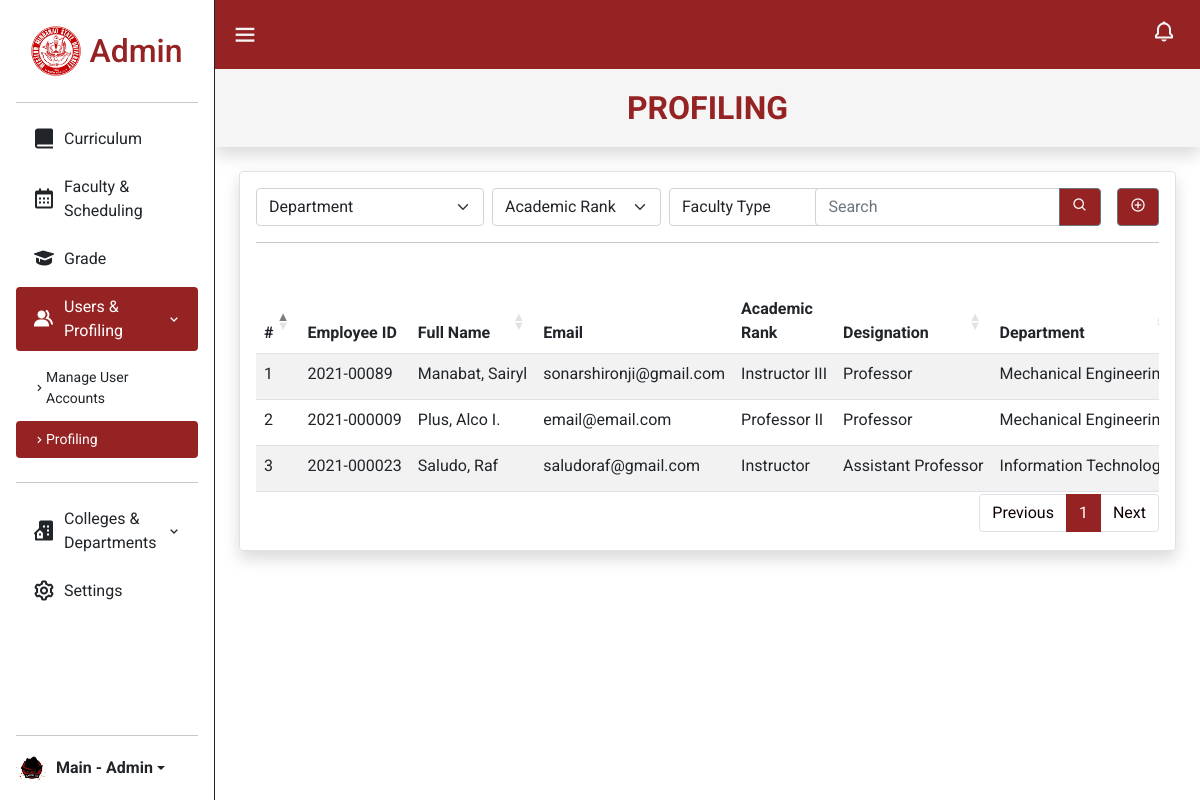
Before: /admin/profiling.php (signed in) with the older database file.
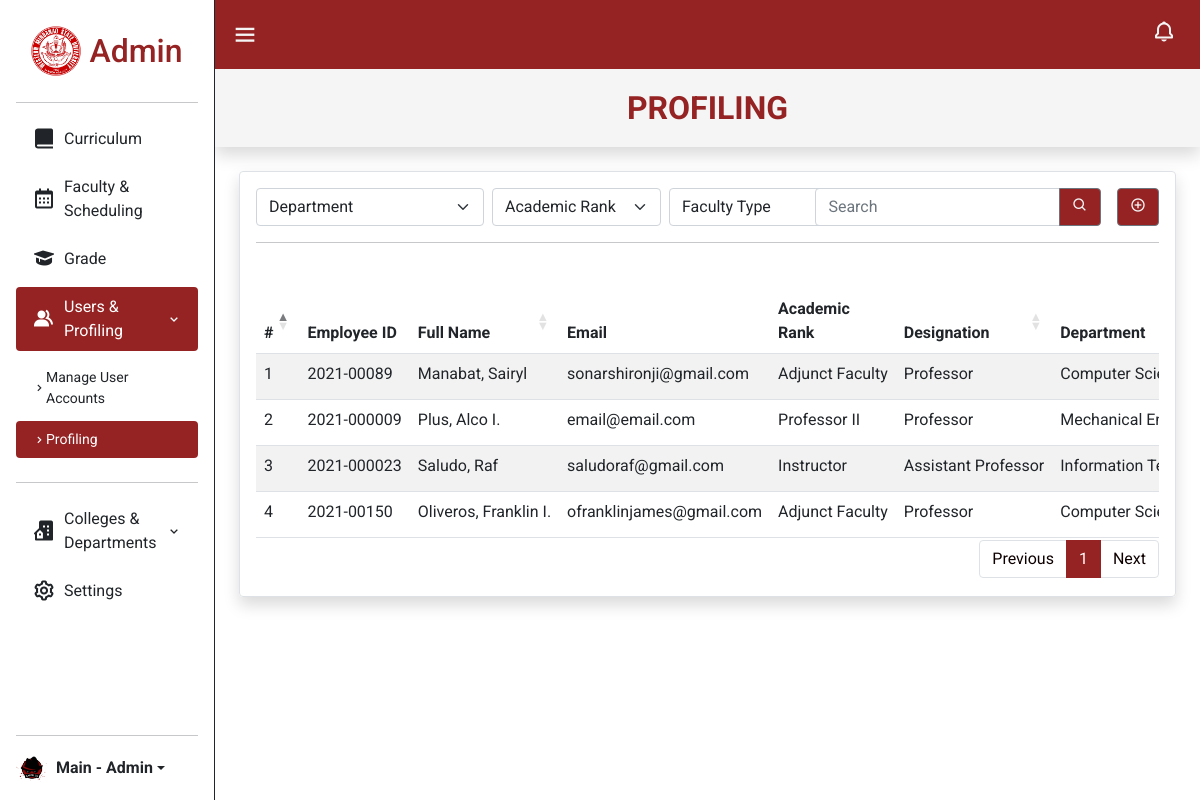
After: the same page with the newer database file.
### tables this page shows
CREATE TABLE `profiling_table` (
  `profiling_id` int(11) NOT NULL,
  `emp_id` text NOT NULL,
  `f_name` varchar(50) NOT NULL,
  `l_name` varchar(50) NOT NULL,
  `m_name` varchar(50) NOT NULL,
  `email` varchar(100) NOT NULL,
  `start_service` varchar(50) NOT NULL,
  `end_service` varchar(50) DEFAULT NULL,
  `acad_type` varchar(100) NOT NULL,
  `faculty_type` varchar(100) NOT NULL,
  `designation` varchar(100) NOT NULL,
  `department_id` int(100) NOT NULL,
  `is_created` timestamp NOT NULL DEFAULT current_timestamp(),
  `is_updated` timestamp NOT NULL DEFAULT current_timestamp() ON UPDATE current_timestamp()
);

CREATE TABLE `college_department_table` (
  `department_id` int(11) NOT NULL,
  `department_name` varchar(255) NOT NULL
);

### classes/profiling.class.php (called while the page is built, shortened)
<?php
require_once 'database.php';
class Profiling
{
  protected $db;
  function __construct()
  {
    $this->db = new Database();
  }
  function show($department_id)
  {
    if (!empty($department_id)) {
      $sql = "SELECT p.*, d.department_name FROM profiling_table p
              JOIN college_department_table d ON p.department_id = d.department_id
              WHERE p.department_id = :department_id
              ORDER BY p.profiling_id ASC;";
      $query = $this->db->connect()->prepare($sql);
      $query->bindParam(':department_id', $department_id);
    } else {
      $sql = "SELECT p.*, d.department_name FROM profiling_table p
              JOIN college_department_table d ON p.department_id = d.department_id
              ORDER BY p.profiling_id ASC;";
      $query = $this->db->connect()->prepare($sql);
    }
    $data = null;
    if ($query->execute()) {
      $data = $query->fetchAll();
    }
    return $data;
  }
}
?>

### classes/database.php (called while the page is built)
<?php
class Database {
  private $host = 'localhost';
  private $username = 'root';
  private $password = '';
  private $database = 'auto_gsdb';
  protected $connection;
  function connect() {
    try {
      $this->connection = new PDO("mysql:host=$this->host;dbname=$this->database", $this->username, $this->password);
    }
    catch(PDOException $e) {
      echo "Connection Error!" . $e->getMessage();
    }
    return $this->connection;
  }
}
?>

### admin/profiling.php (the view, shortened to what this page needs)
<!DOCTYPE html>
<html lang="en">
<?php
$userfaculty_page = 'active';
include '../includes/admin_head.php';
?>
<body>
  <div class="home">
    <div class="side">
      <?php
      require_once('../includes/admin_sidepanel.php')
        ?>
    </div>
    <main>
      <div class="header">
        <?php
        require_once('../includes/admin_header.php')
          ?>
      </div>
      <div class="flex-md-nowrap p-1 title_page shadow" style="background-color: whitesmoke;">
        <div class="d-flex align-items-center">
          <div class="container-fluid d-flex justify-content-center">
            <span class="fs-2 fw-bold h1 m-0 brand-color">PROFILING</span>
          </div>
        </div>
      </div>
      <div class="m-4">
        <div class="content container-fluid mw-100 border rounded shadow p-3">
          <div class="search-keyword col-12 flex-lg-grow-0 d-flex justify-content-between">
            <div class="input_width d-flex gap-2">
              <div class="form-group col-12 col-sm-auto flex-sm-grow-1 flex-lg-grow-0">
                <select name="department" id="department" class="form-select me-md-2">
                  <option value="">Department</option>
                </select>
              </div>
              <div class="form-group col-12 col-sm-auto flex-sm-grow-1 flex-lg-grow-0 ms-lg-auto">
                <select name="acad_type" id="acad_type" class="form-select me-md-2">
                  <option value="" disabled selected>Academic Rank</option>
                </select>
              </div>
              <div class="form-group col-12 col-sm-auto flex-sm-grow-1 flex-lg-grow-0">
                <select name="faculty_type" id="faculty_type" class="form-select me-md-2">
                  <option value="" disabled selected>Faculty Type</option>
                </select>
              </div>
            </div>
            <div class="input_width d-flex" style="width: 40% !important;">
              <div class="input-group">
                <input type="text" name="keyword" id="keyword" placeholder="Search" class="form-control">
                <button class="btn btn-outline-secondary brand-bg-color" type="button"><i class='bx bx-search'
                    aria-hidden="true"></i></button>
              </div>
              <a href="./add_faculty.php<?= isset($_GET['department_id']) ? '?department_id=' . htmlspecialchars($_GET['department_id']) : '' ?>"
                class="btn btn-outline-secondary btn-add ms-3 brand-bg-color" type="button"><i
                  class='bx bx-plus-circle'></i></a>
            </div>
          </div>
          <?php
          require_once '../classes/profiling.class.php';
          $profiling = new Profiling();
          $department_id = $_GET['department_id'] ?? '';
          $profiling_array = $profiling->show($department_id);
          ?>
          <hr>
          <table id="main_profiling" class="table table-striped" style="width:100%">
            <thead>
              <tr>
                <th>#</th>
                <th>Employee ID</th>
                <th>Full Name</th>
                <th>Email</th>
                <th>Academic Rank</th>
                <th>Designation</th>
                <th <?= isset($_GET['department_id']) ? 'style="display: none;"' : '' ?>>Department</th>
              </tr>
            </thead>
            <tbody>
              <?php
              $counter = 1;
              foreach ($profiling_array as $item) {
                ?>
                <tr>
                  <td><?= $counter ?></td>
                  <td><?= $item['emp_id'] ?></td>
                  <td><?= $item['l_name'] ?>, <?= $item['f_name'] ?>
                    <?= !empty($item['m_name']) ? substr($item['m_name'], 0, 1) . '.' : '' ?>
                  </td>
                  <td><?= $item['email'] ?></td>
                  <td><?= $item['acad_type'] ?></td>
                  <td><?= $item['designation'] ?></td>
                  <td <?= isset($_GET['department_id']) ? 'style="display: none;"' : '' ?>><?= $item['department_name'] ?>
                  </td>
                </tr>
                <?php
                $counter++;
              }
              ?>
            </tbody>
          </table>
        </div>
      </div>
    </main>
  </div>
</body>
</html>

### includes/admin_head.php (shortened to what this page needs)
<head>
  <link rel="stylesheet" href="./css/style.css">
  <link href='https://unpkg.com/boxicons@2.1.4/css/boxicons.min.css' rel='stylesheet'>
  <link href="https://cdn.jsdelivr.net/npm/bootstrap@5.0.2/dist/css/bootstrap.min.css" rel="stylesheet"
>
  <link rel="stylesheet" href="../vendor/bootstrap-5.0.2-dist/css/bootstrap.min.css">
  <link rel="stylesheet" href="../vendor/bootstrap-5.0.2/css/bootstrap.min.css">
  <link rel="stylesheet" href="https://cdn.jsdelivr.net/gh/habibmhamadi/multi-select-tag@3.1.0/dist/css/multi-select-tag.css">
  <link href="../vendor/dataTable-1.13.6/datatables.min.css" rel="stylesheet">
<link href="https://cdn.jsdelivr.net/npm/select2@4.0.13/dist/css/select2.min.css" rel="stylesheet" />
</head>

### includes/admin_sidepanel.php (shortened to what this page needs)
<div id="sidebarMenu" class="sidepanel d-flex flex-column flex-shrink-0 p-3 border-end border-dark position-fixed"
  style="max-width: 215px; height: 100%; background-color: white;">
  <a href="./index" class="d-flex align-items-center justify-content-center mb-md-0 link-dark text-decoration-none">
    <img src="../img/wmsu_logo.png" class="me-2" alt="" width="50px" height="50px">
    <span class="fs-2 h1 m-0 brand-color ">Admin</span>
  </a>
  <hr>
  <ul class="nav nav-pills flex-column mb-auto">
    <li class="nav-item">
      <a href="./index" class="nav-link link-dark d-flex align-items-center mb-2 <?= $curriculum_page ?>"
        aria-current="page">
        <i class='bx bxs-book-alt fs-4'></i>
        <span class="fs-6 ms-2">Curriculum</span>
      </a>
    </li>
    <li class="nav-item">
      <a href="./faculty_course_select.php"
        class="nav-link link-dark d-flex align-items-center mb-2 <?= $faculty_page ?>">
        <i class='bx bx-calendar fs-4'></i>
        <span class="fs-6 ms-2 text-start">Faculty & Scheduling</span>
      </a>
    </li>
    <li class="nav-item">
      <a href="./grade" class="nav-link link-dark d-flex align-items-center mb-2 <?= $grade_page ?>">
        <i class='bx bxs-graduation fs-4'></i>
        <span class="fs-6 ms-2">Grade</span>
      </a>
    </li>
    <li class="nav-item">
      <button class="btn btn-toggle link-dark d-flex align-items-center mb-2 nav-link <?= $userfaculty_page ?>"
        data-bs-toggle="collapse" data-bs-target="#userfaculty_toggle"
        aria-expanded="<?= (strpos($_SERVER['REQUEST_URI'], '/manage_acc.php') !== false || strpos($_SERVER['REQUEST_URI'], '/profiling.php') !== false) ? 'true' : 'false' ?>">
        <i class='bx bxs-group fs-4'></i>
        <span class="fs-6 ms-2 text-start">Users & Profiling</span>
        <i class='bx bx-chevron-down'></i>
      </button>
      <?php
      $show_collapse = strpos($_SERVER['REQUEST_URI'], '/manage_acc.php') !== false || strpos($_SERVER['REQUEST_URI'], '/profiling.php') !== false;
      $active_acc = strpos($_SERVER['REQUEST_URI'], '/manage_acc.php') !== false;
      $active_profiling = strpos($_SERVER['REQUEST_URI'], '/profiling.php') !== false;
      ?>
      <div class="collapse <?= $show_collapse ? 'show' : '' ?>" id="userfaculty_toggle">
        <ul class="btn-toggle-nav list-unstyled fw-normal pb-1 small">
          <li class="mb-1">
            <a href="./manage_acc.php"
              class="link-dark nav-link d-flex align-items-center <?= $active_acc ? 'active' : '' ?>">
              <i class='bx bx-chevron-right'></i>
              <span>Manage User Accounts</span>
            </a>
          </li>
          <li class="mb-1">
            <a href="./profiling.php"
              class="link-dark nav-link d-flex align-items-center <?= $active_profiling ? 'active' : '' ?>">
              <i class='bx bx-chevron-right'></i>
              Profiling
            </a>
          </li>
        </ul>
        <hr>
      </div>
    </li>
    <li class="nav-item">
      <button class="btn btn-toggle link-dark d-flex align-items-center mb-2 nav-link <?= $department_page ?>"
        data-bs-toggle="collapse" data-bs-target="#department_toggle"
        aria-expanded="<?= (strpos($_SERVER['REQUEST_URI'], '/manage_college') !== false || strpos($_SERVER['REQUEST_URI'], '/manage_department') !== false) ? 'true' : 'false' ?>">
        <i class='bx bxs-building-house fs-4'></i>
        <span class="fs-6 ms-2 text-start">Colleges & Departments</span>
        <i class='bx bx-chevron-down'></i>
      </button>
    </li>
    <li class="nav-item">
      <a href="./admin_settings" class="nav-link link-dark d-flex align-items-center mb-2  <?= $setting_page ?>">
        <i class='bx bx-cog fs-4'></i>
        <span class="fs-6 ms-2">Settings</span>
      </a>
    </li>
  </ul>
  <hr>
  <div class="account dropdown">
    <a href="#" class="d-flex align-items-center link-dark text-decoration-none dropdown-toggle" id="dropdownUser2"
      data-bs-toggle="dropdown" aria-expanded="false">
      <img src="../img/profile-img/<?= $_SESSION['profile_image'] ?>" alt=""
        style="width: 32px; height: 32px; object-fit: cover; border-radius:50%;" class="me-2">
      <strong class="text-truncate"
        style="white-space: nowrap; overflow: hidden; text-overflow: ellipsis; display: inline-block; max-width: calc(100% - 40px);"><?= $_SESSION['l_name'] ?>
        - <?= $_SESSION['f_name'] ?></strong>
    </a>
  </div>
</div>

### includes/admin_header.php (shortened to what this page needs)
<header class="navbar navbar-dark sticky-top flex-md-nowrap p-0" style="background-color: #952323;">
  <button class="d-flex bg-transparent" type="button" id="collapse_btn">
    <i class='bx bx-menu me-0 px-3 color-white fs-3' style="color: whitesmoke;"></i>
  </button>
  <nav class="navbar navbar-expand-md navbar-dark d-none d-md-block">
    <div class="container-fluid">
      <div class="navbar-collapse offcanvas-collapse">
        <ul class="navbar-nav me-auto d-flex align-items-center gap-2">
          <li class="nav-item dropdown">
            <div class="dropdown">
              <a role="button" class="nav-link dropdown-toggle m-1" id="navbarDropdown" data-bs-toggle="dropdown"
                aria-expanded="false">
                <i class="bx bx-bell fs-4" style="color: whitesmoke;"></i>
              </a>
            </div>
          </li>
        </ul>
      </div>
    </div>
  </nav>
</header>

### admin/css/style.css (style rules this page uses)
:root { --primary-color: #952323; --dark-color: rgb(6, 6, 6); }
.brand-color { color: var(--primary-color) !important; padding: 0.5em 0 !important; }
.brand-bg-color { background-color: var(--primary-color) !important; color: whitesmoke !important; border: none; transition: 0.1s linear; }
header .dropdown-toggle::after { display: none !important; }
* { font-family: "Roboto", sans-serif; margin: 0; padding: 0; box-sizing: border-box; outline: none; border: none; text-decoration: none !important; transition: 0.1s linear; }
html { overflow-x: hidden; scroll-padding-top: 9rem; scroll-behavior: smooth; }
body .home main { margin-left: 215px; transition: 0.1s linear; }
.home .side .nav-item .nav-link.active { background-color: var(--primary-color); }
table.dataTable tbody th, table.dataTable tbody td { white-space: nowrap !important; }

Changed rows visible on the page:
changed profiling_table "Manabat": acad_type "Instructor III" → "Adjunct Faculty"; department.department_name "Mechanical…" → "Computer…"
added profiling_table: emp "2021-00150", l_name "Oliveros", f_name "Franklin", m_name "I", email "ofranklinjames@gmail.com", acad_type "Adjunct Faculty", designation "Professor", department.department_name "Computer…"
